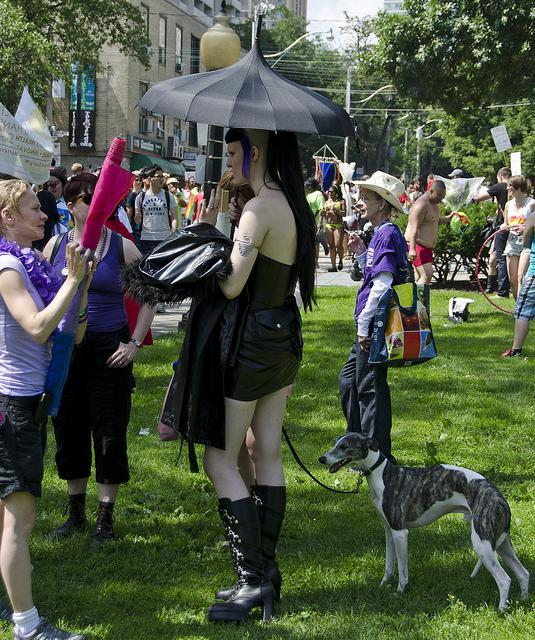
#> input picture 图像处理/边缘检测/4.jpg, 535 x 640 px
$ python liantong.py
#> lines starting #> are read from the running program, lines starting #| are printed output that depends on the picture; after the words box and inside, x2 and y2 are one past the last pixel; in counts of white or black regions, pixels touching at a corner belong together
import cv2
import numpy as np
import matplotlib.pyplot as plt
import matplotlib.patches as mpatches
from skimage import data, filters, segmentation, measure, morphology, color

image = plt.imread('./4.jpg')
#> image is the input picture: shape (640, 535, 3); mean R, G, B 79.2, 87.3, 68.7
image = color.rgb2gray(image) # 把输入图像灰度化
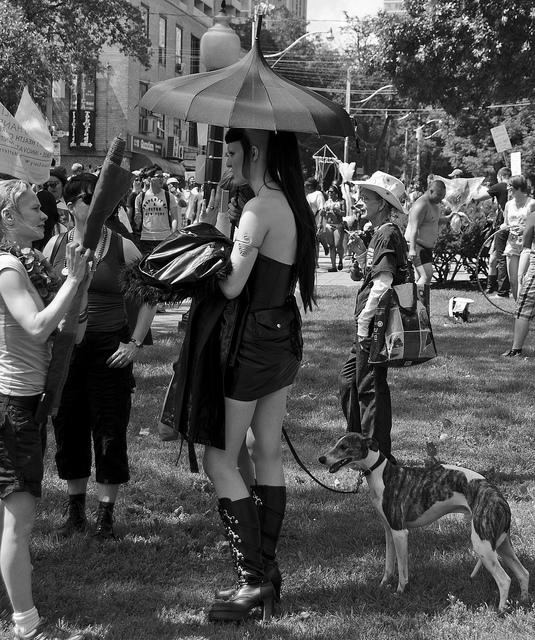
#> image: shape (640, 535) float64; min 0, max 1, mean 0.33
th = filters.threshold_yen(image)#二值化
#> th = 0.646
image = (image<=th)*1.0
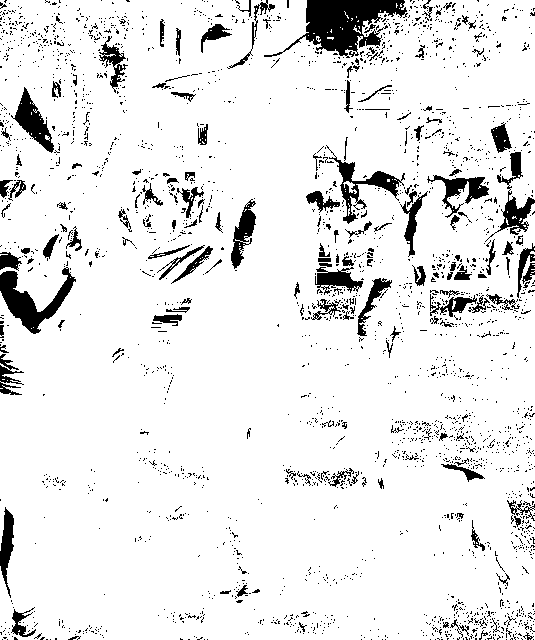
#> image: shape (640, 535) float64; values 0 (black) and 1 (white), 91% white; 2629 black regions (2464 under 20 px), largest, box (x1, y1, x2, y2) and area: (264, 0, 408, 58) 3666, (0, 267, 76, 334) 1819, (326, 145, 405, 224) 1171

thresh = filters.threshold_otsu(image)  # 阈值分割
#> thresh = 0.00195
bw = morphology.closing(image > thresh, morphology.square(3))  # 闭运算
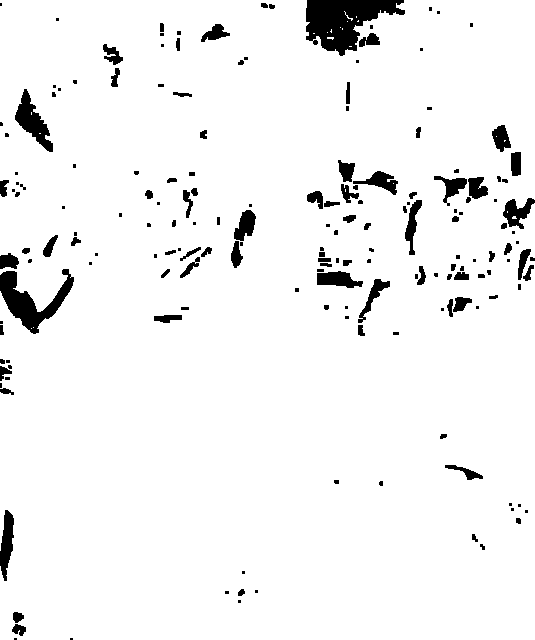
#> bw: shape (640, 535) bool; 95% white; 179 black regions (86 under 20 px), largest, box (x1, y1, x2, y2) and area: (306, 0, 405, 56) 3126, (0, 269, 74, 334) 1797, (15, 89, 53, 152) 964

cleared = bw.copy()  # 复制
segmentation.clear_border(cleared)  # 清除与边界相连的目标物

label_image = measure.label(cleared)  # 连通区域标记
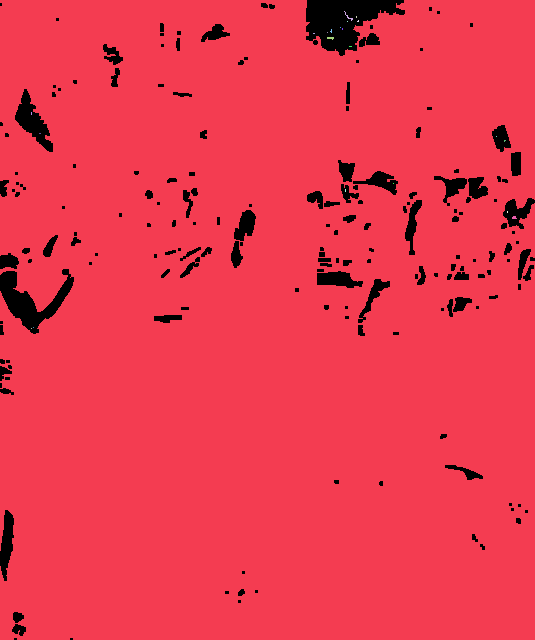
#> label_image: shape (640, 535) int32; 23 distinct labels, from 0 to 22; one colour per label, 0 black
borders = np.logical_xor(bw, cleared)  # 异或
#> borders: shape (640, 535) bool; every value is 0
label_image[borders] = -1
image_label_overlay = color.label2rgb(label_image, image=image)  # 不同标记用不同颜色显示
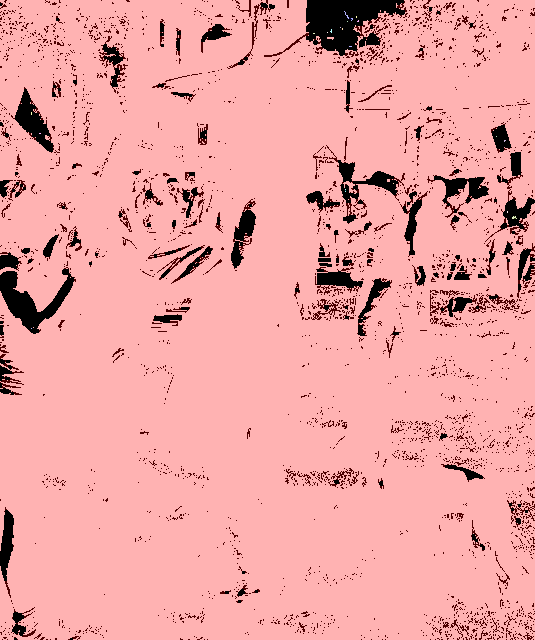
#> image_label_overlay: shape (640, 535, 3) float64; mean R, G, B 0.922, 0.637, 0.637

fig, (ax0, ax1) = plt.subplots(1, 2, figsize=(8, 6))
ax0.imshow(cleared, plt.cm.gray)
ax1.imshow(image_label_overlay)

for region in measure.regionprops(label_image):  # 循环得到每一个连通区域属性集

    # 忽略小区域
    if region.area < 100:
        continue

    # 绘制外包矩形
    minr, minc, maxr, maxc = region.bbox
    rect = mpatches.Rectangle((minc, minr), maxc - minc, maxr - minr,
                              fill=False, edgecolor='red', linewidth=2)
    ax1.add_patch(rect)
#> this loop made 22 passes
#> (minr, minc, maxr, maxc) on pass 1: (0, 0, 640, 535)
fig.tight_layout()
plt.show()
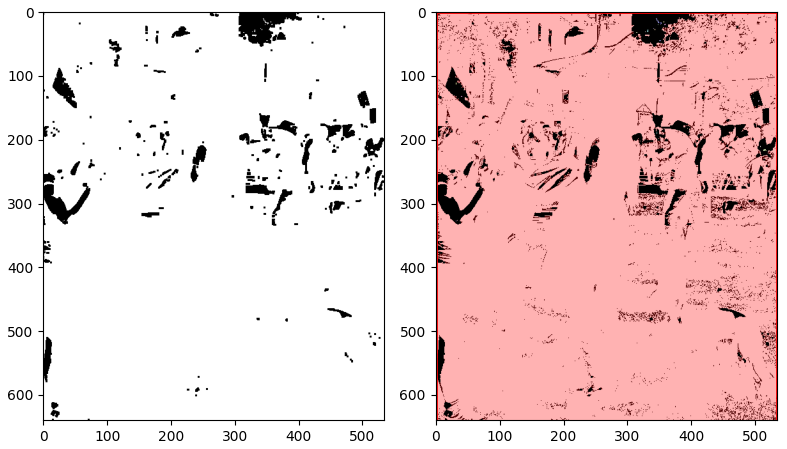
#> figure drawn by matplotlib, 2 panels

$ run again, with 图像处理/边缘检测/0.jpg copied over 图像处理/边缘检测/4.jpg
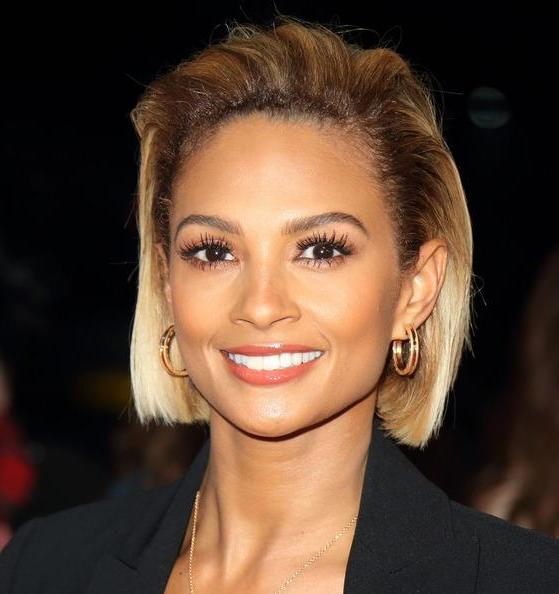
#> input picture 图像处理/边缘检测/0.jpg, 559 x 594 px
#> image is the input picture: shape (594, 559, 3); mean R, G, B 89.3, 65.9, 50.2
#> th = 0.228
#> `image = (image<=th)*1.0`:
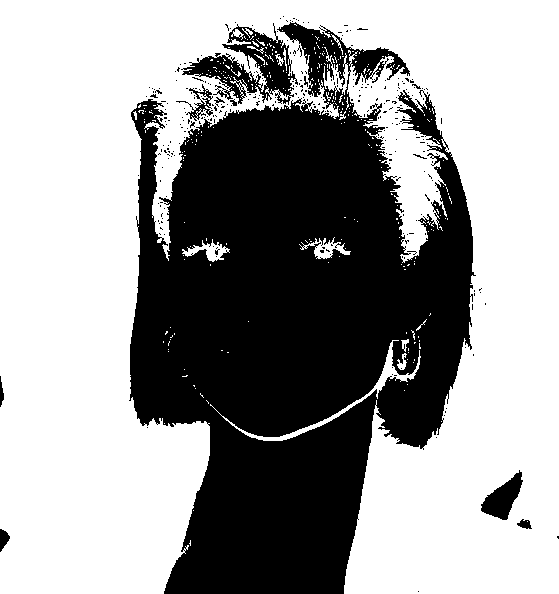
#> image: shape (594, 559) float64; values 0 (black) and 1 (white), 61% white; 299 black regions (288 under 20 px), largest, box (x1, y1, x2, y2) and area: (129, 22, 476, 594) 123265, (181, 23, 298, 105) 3621, (481, 470, 523, 520) 1016
#> thresh = 0.00195
#> bw: shape (594, 559) bool; 62.6% white; 50 black regions (31 under 20 px), largest, box (x1, y1, x2, y2) and area: (130, 92, 474, 594) 117039, (281, 23, 348, 97) 1609, (481, 472, 522, 520) 1009
#> label_image: shape (594, 559) int32; 95 distinct labels, from 0 to 94
#> borders: shape (594, 559) bool; every value is 0
#> the loop `for region in measure.regionprops(label_image):` made 94 passes
#> (minr, minc, maxr, maxc) on passes 1, 57, 59: (0, 0, 594, 559), (237, 299, 259, 351), (239, 182, 262, 230)
#> `plt.show()`:
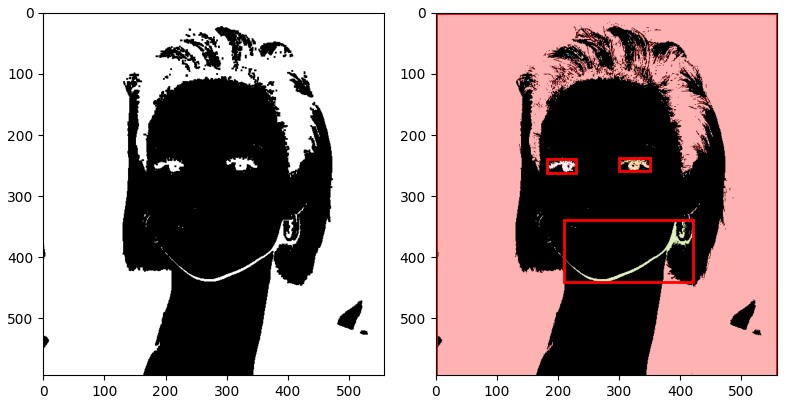
#> figure drawn by matplotlib, 2 panels

$ run again, with 图像处理/边缘检测/1.jpg copied over 图像处理/边缘检测/4.jpg
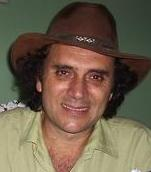
#> input picture 图像处理/边缘检测/1.jpg, 151 x 172 px
#> image is the input picture: shape (172, 151, 3); mean R, G, B 110.4, 94.8, 75.4
#> th = 0.373
#> `image = (image<=th)*1.0`:
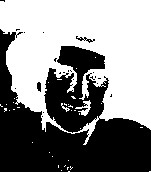
#> image: shape (172, 151) float64; values 0 (black) and 1 (white), 53.7% white; 23 black regions (20 under 20 px), largest, box (x1, y1, x2, y2) and area: (0, 29, 151, 172) 11890, (76, 36, 95, 43) 45, (37, 82, 41, 92) 33
#> thresh = 0.00195
#> bw: shape (172, 151) bool; 55.1% white; 3 black regions, box (x1, y1, x2, y2) and area: (0, 30, 151, 172) 8483, (45, 46, 107, 132) 3150, (37, 83, 41, 91) 30
#> label_image: shape (172, 151) int32; 18 distinct labels, from 0 to 17
#> borders: shape (172, 151) bool; every value is 0
#> the loop `for region in measure.regionprops(label_image):` made 17 passes
#> (minr, minc, maxr, maxc) on pass 1: (0, 0, 145, 151)
#> `plt.show()`:
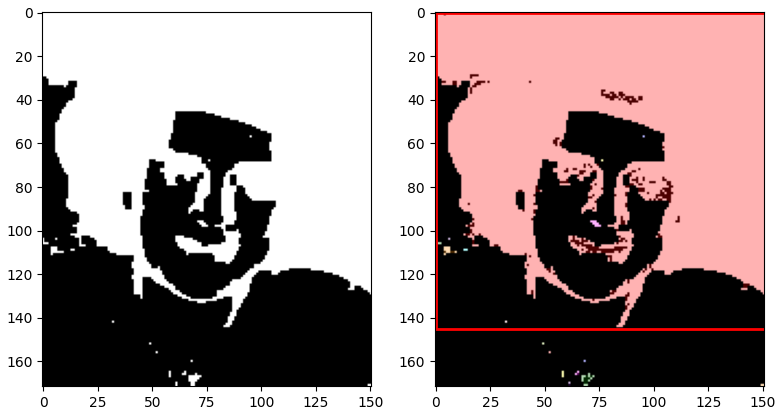
#> figure drawn by matplotlib, 2 panels

$ run again, with 图像处理/边缘检测/11.jpg copied over 图像处理/边缘检测/4.jpg
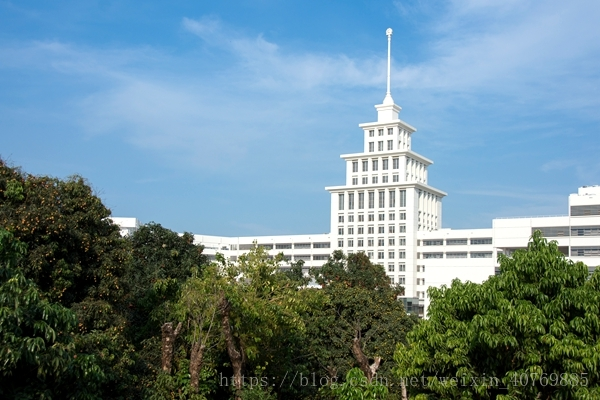
#> input picture 图像处理/边缘检测/11.jpg, 600 x 400 px
#> image is the input picture: shape (400, 600, 3); mean R, G, B 106.6, 134.5, 144.1
#> th = 0.529
#> `image = (image<=th)*1.0`:
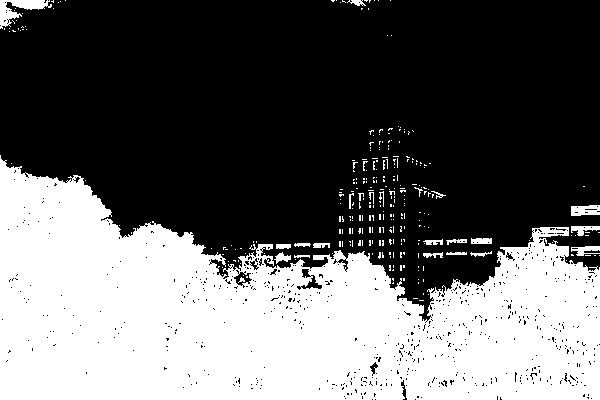
#> image: shape (400, 600) float64; values 0 (black) and 1 (white), 39.5% white; 297 white regions (272 under 20 px), largest, box (x1, y1, x2, y2) and area: (0, 155, 600, 400) 91399, (0, 0, 52, 29) 608, (571, 205, 600, 216) 259
#> thresh = 0.00195
#> bw: shape (400, 600) bool; 40.9% white; 117 white regions (64 under 20 px), largest, box (x1, y1, x2, y2) and area: (0, 155, 600, 400) 94511, (0, 0, 54, 32) 732, (571, 205, 600, 216) 282
#> label_image: shape (400, 600) int32; 118 distinct labels, from 0 to 117
#> borders: shape (400, 600) bool; every value is 0
#> the loop `for region in measure.regionprops(label_image):` made 117 passes
#> (minr, minc, maxr, maxc) on passes 1, 5, 28, 46: (0, 0, 32, 54), (0, 342, 10, 371), (155, 0, 400, 600), (184, 412, 199, 446)
#> `plt.show()`:
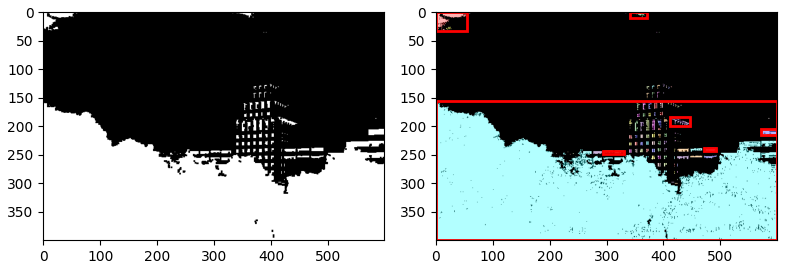
#> figure drawn by matplotlib, 2 panels
